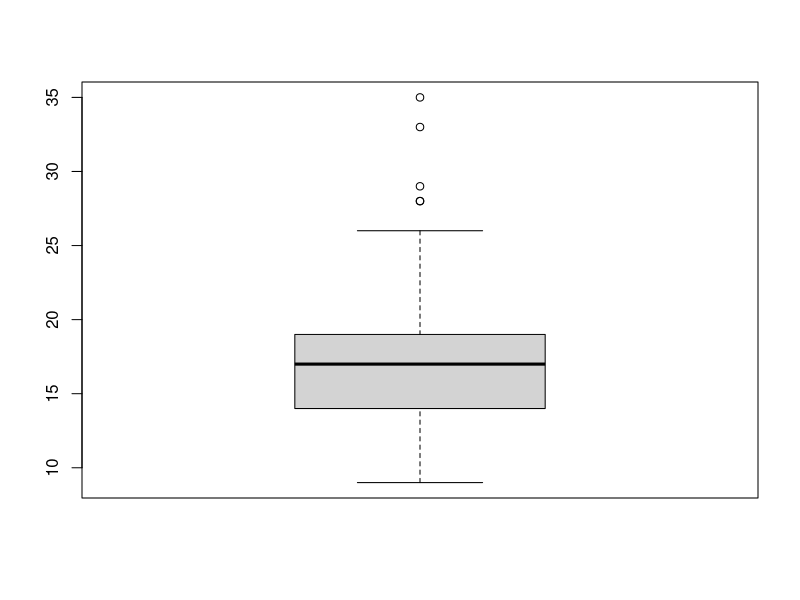
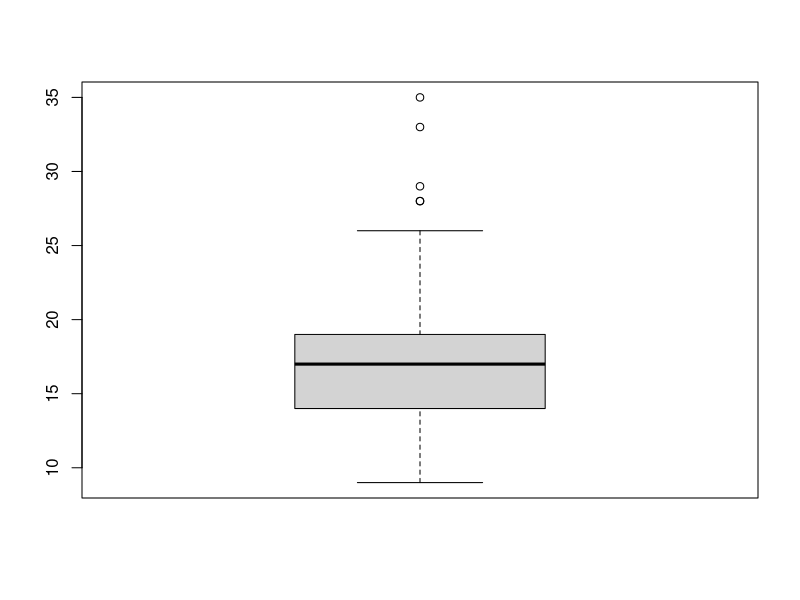

These figures' R source, in order:
## ---- chunk 1
knitr::opts_chunk$set(echo = TRUE)
## ---- chunk 2
library(dplyr)
library(ggplot2)

## ---- chunk 3
#코드청크
exam_na <- read.csv("exam_na.csv")
is.na(exam_na)#결측치 확인
## ---- chunk 4
table(is.na(exam_na)) #데이터세트 전체의 결측치 빈도를 확인인
table(is.na(exam_na$korean)) #kroean 변수의 결측치 빈도를 확인
summary(is.na(exam_na))#데이터세트의 전체 변수별로 결측치 빈도를 확인
summary(exam_na)#데이터세트의 전체 변수

## ---- chunk 5
mean(exam_na$korean) #제외하기 전 

mean(exam_na$korean, na.rm = T) #제외 후 평균 값

## ---- chunk 6
na.omit(exam_na)
## ---- chunk 7
exam_na %>% filter(is.na(korean))
## ---- chunk 8
exam_na %>% filter(!is.na(korean))
## ---- chunk 9
exam_na %>% filter(!is.na(korean)&!is.na(english))
## ---- chunk 10
exam_na$korean #korean성적에서 4번째가 na

mean(exam_na$korean, na.rm = T) #결측값을 제외한 값의 평균

#결측값에 평균 입력
exam_na$korean <- ifelse(is.na(exam_na$korean), 90.25, exam_na$korean)

exam_na$korean

## ---- chunk 11
mpg1_out <-read.csv("mpg1_out.csv")

mpg1_out$trans <-ifelse(mpg1_out$trans ==3 , NA, mpg1_out$trans) # mpg1_out %>% filter(trans != 3)
table(is.na(mpg1_out$trans))
## ---- chunk 12
result <- mpg1_out %>% filter(!is.na(trans))
table(is.na(result$trans))
## ---- chunk 13
mpg1 <-read.csv("mpg1.csv")
boxplot(mpg1$cty)
boxplot(mpg1$cty)$stats #1개 변수의 통계값
